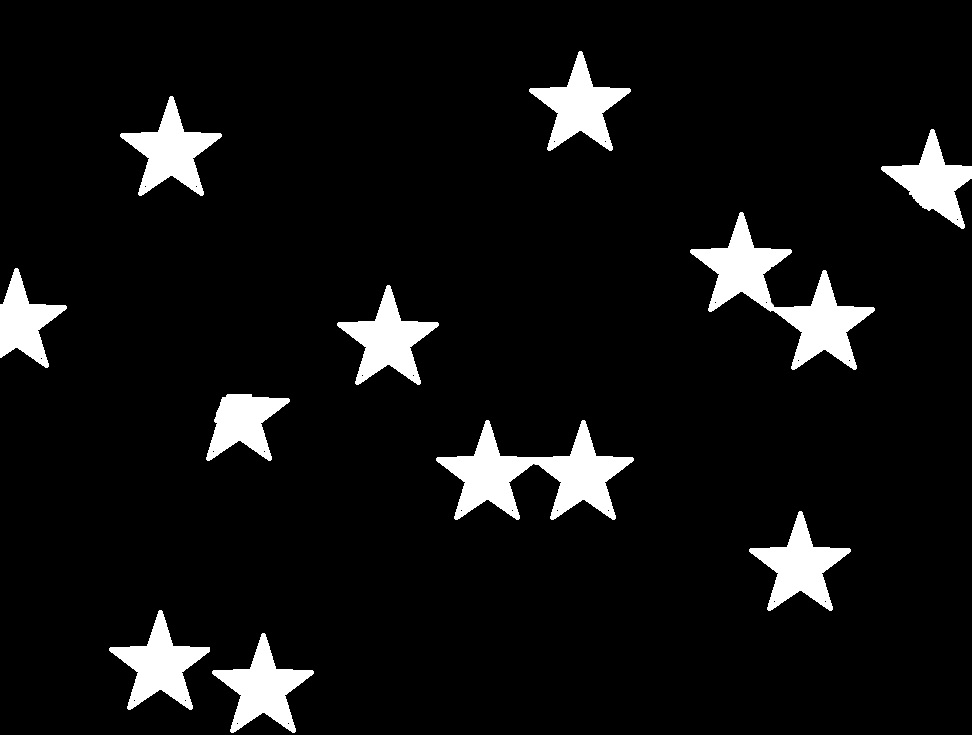
#> input picture images/stars.jpg, 972 x 735 px
$ python main.py
#> lines starting #> are read from the running program, lines starting #| are printed output that depends on the picture; after the words box and inside, x2 and y2 are one past the last pixel; in counts of white or black regions, pixels touching at a corner belong together
import cv2 as cv

# Draw rectangles and text over specified coordinates
def draw_label(img, x, y, w, h, color, label):
    cv.rectangle(img, (x,y), (x+w,y+h), color, 2)
    cv.putText(img, label, (x+10,y+15), cv.FONT_HERSHEY_SIMPLEX, 0.5, color, 2)

# Load the image in grayscale
image = cv.imread('images/stars.jpg')
#> image is the input picture: shape (735, 972, 3); min 0, max 255, mean 18
gray = cv.cvtColor(image, cv.COLOR_BGR2GRAY)

# Filter the image with a 5x5 gaussian kernel to remove possible noise
blurred = cv.GaussianBlur(gray, (5, 5), 0)

# Apply Otsu's threshold method (automatically determines the threshold value)
_, thr_img = cv.threshold(blurred, 0, 255, cv.THRESH_BINARY+cv.THRESH_OTSU)
#> thr_img: shape (735, 972); 7.1% white; 11 white regions

# Generate the image's histogram
hist = cv.calcHist([thr_img], [0], None, [256], [0, 256])
#> hist = 256 values, max 663809 at index 0, min 0 at index 1, mean 2790.7

# If there are more white pixels than black pixels, it means the background is white and objects are black, so colors are inverted
# because the findContours function assumes that objects in the image are lighter than the background by default
img_for_contours = thr_img
if hist[-1] > hist[0]:
    # Invert the colors of the image (detect white objects in a black background)
    img_for_contours = cv.bitwise_not(thr_img)

contours, hierarchy = cv.findContours(img_for_contours, cv.RETR_EXTERNAL, cv.CHAIN_APPROX_SIMPLE)
#> contours = 11 contours; largest, box (x1, y1, x2, y2) and area: (690, 212, 875, 370) 7824, (436, 420, 634, 520) 7808, (212, 633, 314, 733) 3912, (749, 511, 851, 611) 3912, (337, 285, 439, 385) 3912

# Store each area of contours
areas = []
for cnt in contours:
    areas.append(cv.contourArea(cnt))
#> this loop made 11 passes
#> after the loop, areas = [3911.5, 3908, 3911.5, 7808, 3033, 3911.5, 2958, 7823.5, 3395, 3911.5, 3911.5]

categories = {"Good":0, "Defective":0, "Undefined":0}
output_img = image.copy()
indexes_borders = []

for i, cnt in enumerate(contours):
    x,y,w,h = cv.boundingRect(cnt)
    # Check if the object is touching any edge
    if x == 0 or y == 0 or x+w == image.shape[1] or y+h == image.shape[0]:
        categories["Undefined"] += 1
        indexes_borders.append(i)
        draw_label(output_img, x, y, w, h, (255, 0, 0), "Undefined")
    else:
        # Check if the object is at least 2 times bigger than the others
        if cv.contourArea(cnt)/sorted(areas)[0] >= 2:
            categories["Undefined"] += 1
            indexes_borders.append(i)
            draw_label(output_img, x, y, w, h, (255, 0, 0), "Undefined")
#> this loop made 11 passes
#> (x, y, w, h) on passes 1 to 11: (212, 633, 102, 100), (109, 610, 101, 100), (749, 511, 102, 100), (436, 420, 198, 100), (206, 394, 84, 67), (337, 285, 102, 100), (0, 268, 67, 100), (690, 212, 185, 158), (881, 129, 91, 100), (120, 96, 102, 100), (529, 51, 102, 100)
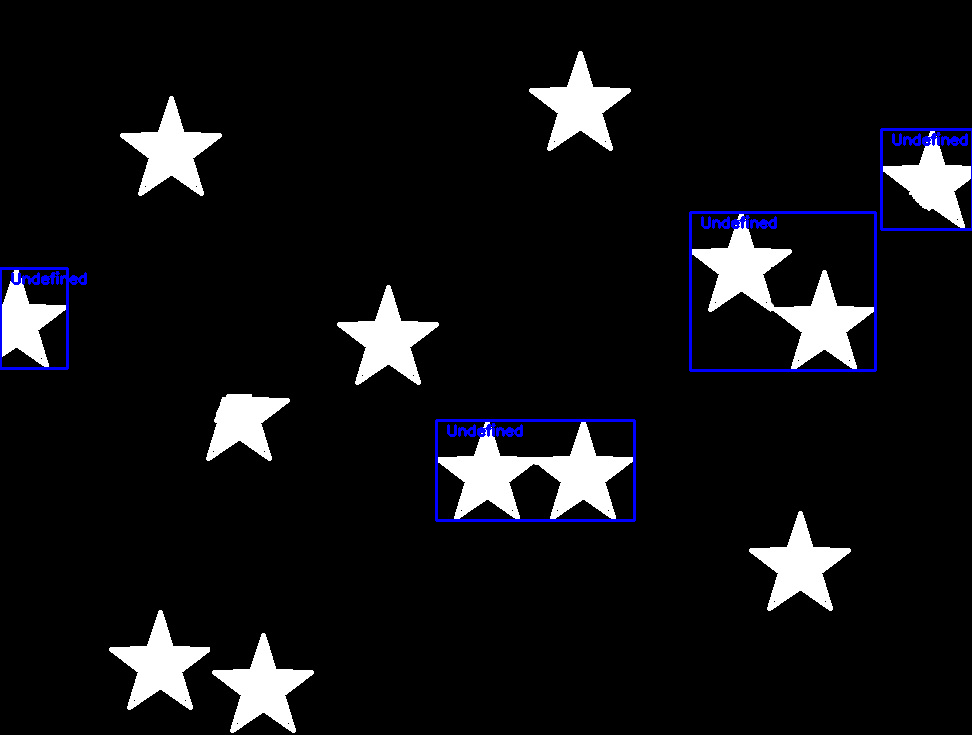
#> output_img: shape (735, 972, 3); 1.11% of pixels changed, all inside (x1, y1, x2, y2) = (0, 128, 972, 522)
#> after the loop, categories = {'Good': 0, 'Defective': 0, 'Undefined': 4}; indexes_borders = [3, 6, 7, 8]

# Remove contours and areas of objects that were already identified
list_contours = list(contours)
#> list_contours has the same summary as contours
for index in sorted(indexes_borders, reverse=True):
    del list_contours[index]
#> this loop made 4 passes
#> index on passes 1 to 3: 8, 7, 6
new_contours = tuple(list_contours)
#> new_contours = 7 contours; box (x1, y1, x2, y2) and area: (212, 633, 314, 733) 3912, (749, 511, 851, 611) 3912, (337, 285, 439, 385) 3912, (120, 96, 222, 196) 3912, (529, 51, 631, 151) 3912, (109, 610, 210, 710) 3908, (206, 394, 290, 461) 3033

for index in sorted(indexes_borders, reverse=True):
    del areas[index]

areas.sort()

for i, cnt in enumerate(new_contours):
    x,y,w,h = cv.boundingRect(cnt)
    ratio = round(cv.contourArea(cnt)/areas[-1], 2)
    # Check if the object is defective
    if ratio < 1.00:
        categories["Defective"] += 1
        draw_label(output_img, x, y, w, h, (0, 0, 255), "Defective")
    else:
        categories["Good"] += 1
        draw_label(output_img, x, y, w, h, (0, 255, 0), "Good")
#> this loop made 7 passes
#> (x, y, w, h, ratio) on passes 1 to 7: (212, 633, 102, 100, 1), (109, 610, 101, 100, 1), (749, 511, 102, 100, 1), (206, 394, 84, 67, 0.78), (337, 285, 102, 100, 1), (120, 96, 102, 100, 1), (529, 51, 102, 100, 1)
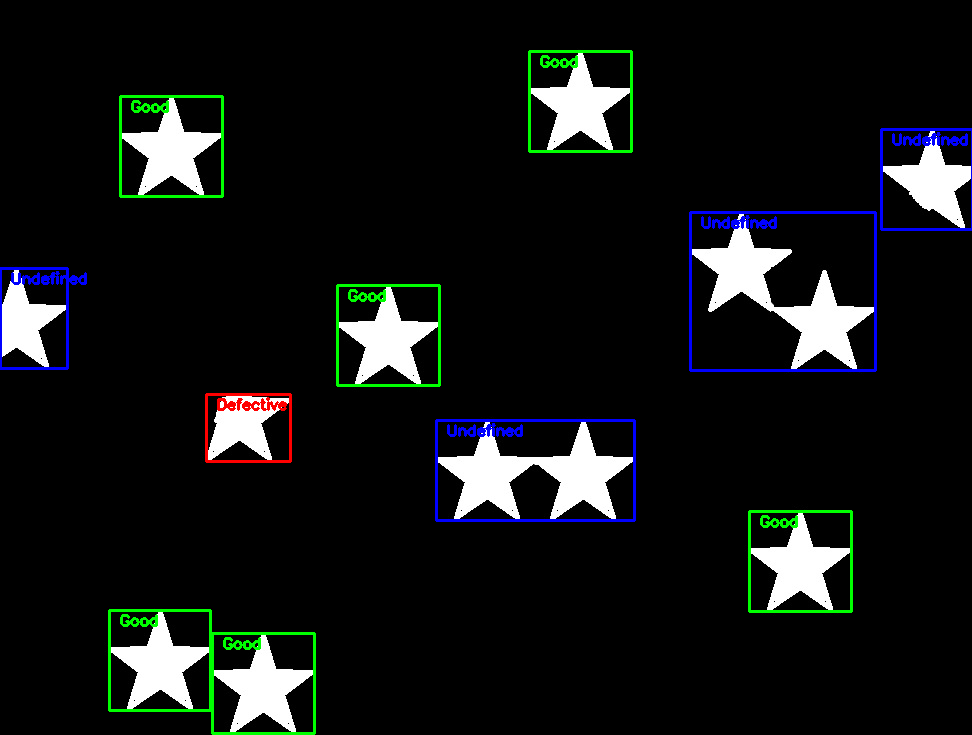
#> output_img: shape (735, 972, 3); 1.44% of pixels changed, all inside (x1, y1, x2, y2) = (108, 50, 853, 735)
#> after the loop, categories = {'Good': 6, 'Defective': 1, 'Undefined': 4}

# Display image and counts
print('Good: ', categories.get("Good"))
#| Good:  6
print('Defective: ', categories.get("Defective"))
#| Defective:  1
print('Undefined: ', categories.get("Undefined"))
#| Undefined:  4

cv.imshow("Labeled objetcs", output_img)
cv.waitKey(0)
cv.destroyAllWindows()

$ run again, with images/inv_gears.jpg copied over images/stars.jpg
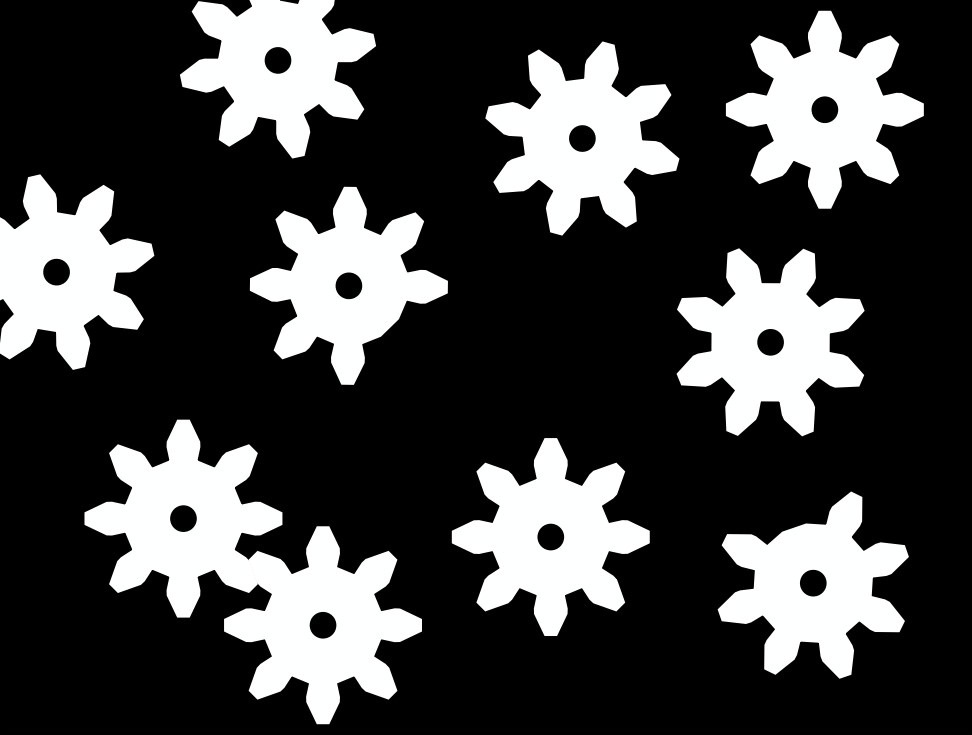
#> input picture images/inv_gears.jpg, 972 x 735 px
#> image is the input picture: shape (735, 972, 3); mean B, G, R 66.4, 66.5, 66.2
#> thr_img: shape (735, 972); 26.1% white; 9 white regions
#> hist = 256 values, max 528085 at index 0, min 0 at index 1, mean 2790.7
#> contours = 9 contours; largest, box (x1, y1, x2, y2) and area: (84, 420, 422, 724) 38700, (677, 249, 864, 436) 19363, (726, 11, 924, 209) 19359, (452, 438, 650, 636) 19358, (486, 42, 679, 235) 19346
#> the loop `for cnt in contours:` made 9 passes
#> after the loop `for cnt in contours:`: areas = [18290, 19358, 38699.5, 19363, 18297, 17436.5, 19345.5, 19359, 17721]
#> the loop `for i, cnt in enumerate(contours):` made 9 passes
#> (x, y, w, h) on passes 1 to 8: (718, 492, 190, 186), (452, 438, 198, 198), (84, 420, 338, 304), (677, 249, 187, 187), (250, 187, 198, 198), (0, 175, 154, 195), (486, 42, 193, 193), (726, 11, 198, 198)
#> after the loop `for i, cnt in enumerate(contours):`:
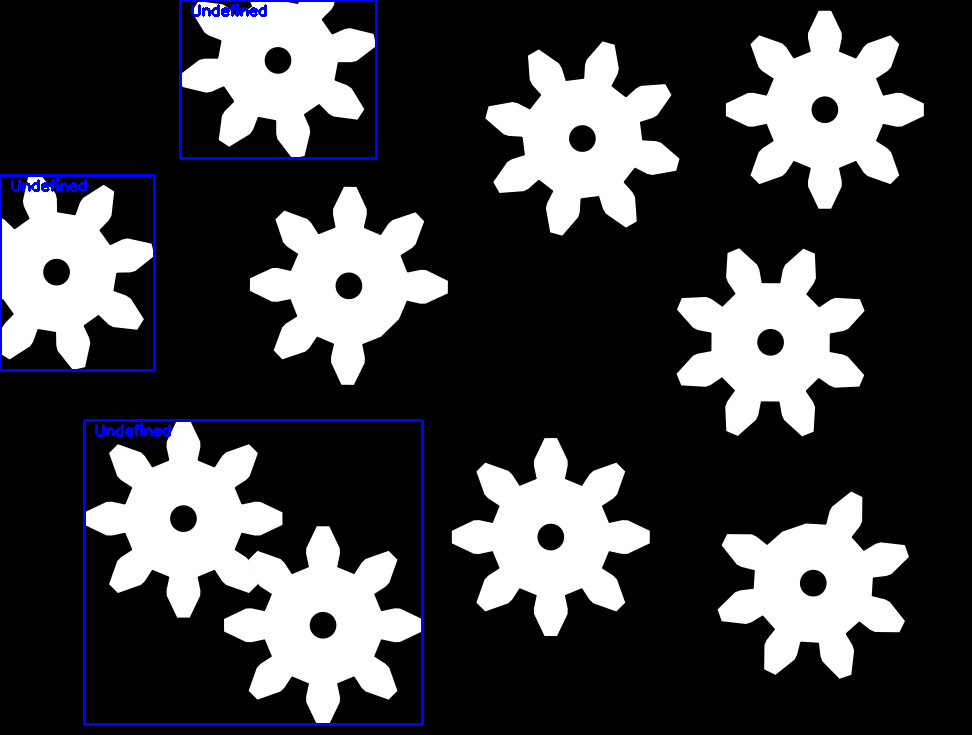
#> output_img: shape (735, 972, 3); 1.31% of pixels changed, all inside (x1, y1, x2, y2) = (0, 0, 424, 726)
#> after the loop `for i, cnt in enumerate(contours):`: categories = {'Good': 0, 'Defective': 0, 'Undefined': 3}; indexes_borders = [2, 5, 8]
#> list_contours has the same summary as contours
#> the loop `for index in sorted(indexes_borders, reverse=True):` made 3 passes
#> index on passes 1 to 2: 8, 5
#> new_contours = 6 contours; box (x1, y1, x2, y2) and area: (677, 249, 864, 436) 19363, (726, 11, 924, 209) 19359, (452, 438, 650, 636) 19358, (486, 42, 679, 235) 19346, (250, 187, 448, 385) 18297, (718, 492, 908, 678) 18290
#> the loop `for i, cnt in enumerate(new_contours):` made 6 passes
#> (x, y, w, h, ratio) on passes 1 to 6: (718, 492, 190, 186, 0.94), (452, 438, 198, 198, 1), (677, 249, 187, 187, 1), (250, 187, 198, 198, 0.94), (486, 42, 193, 193, 1), (726, 11, 198, 198, 1)
#> after the loop `for i, cnt in enumerate(new_contours):`:
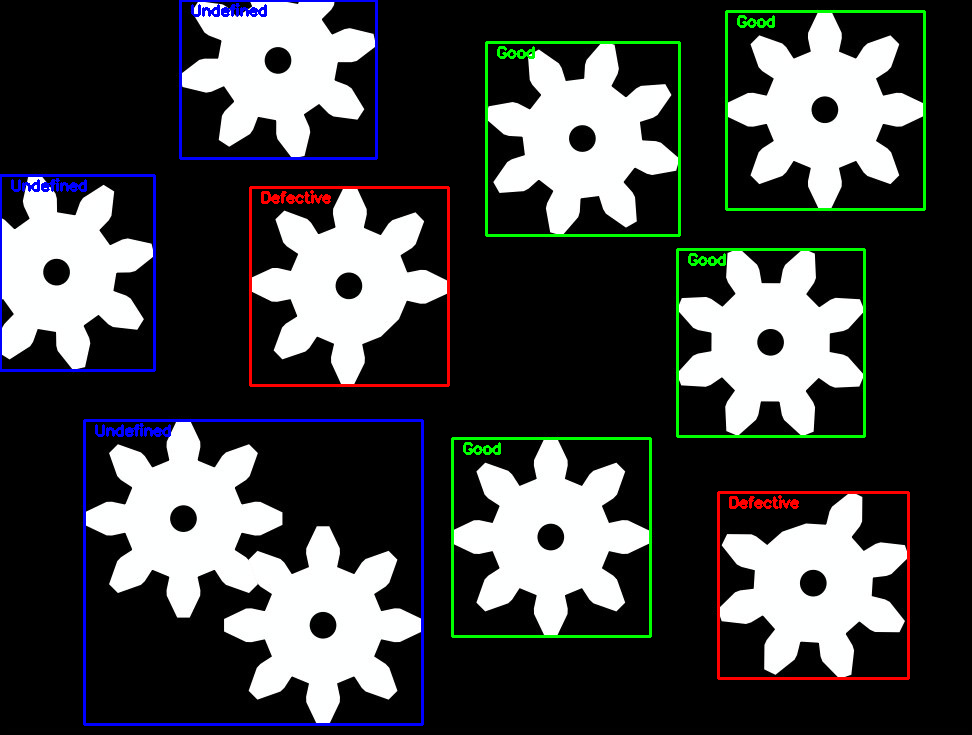
#> output_img: shape (735, 972, 3); 2.25% of pixels changed, all inside (x1, y1, x2, y2) = (249, 10, 926, 680)
#> after the loop `for i, cnt in enumerate(new_contours):`: categories = {'Good': 4, 'Defective': 2, 'Undefined': 3}
#| Good:  4
#| Defective:  2
#| Undefined:  3
